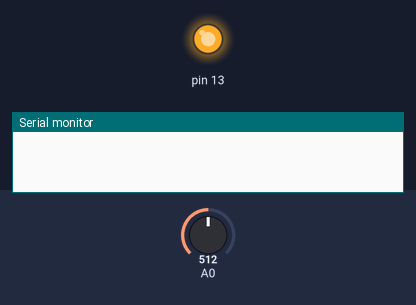
Bench run of a sketch on a simulated Arduino Uno, built with avr-gcc and run on an emulated ATmega328P. On the bench: output pins drawn as LEDs (lit = HIGH), the last lines printed to the serial monitor. Inputs (shaded band) come from the test bench; at power-on: A0 = 512.

Above: at 1.0 s.
At 17.0 s:
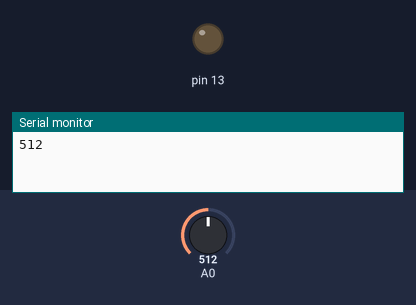
Timing chart, 0 to 41.7 s (numbered marks = the images above):
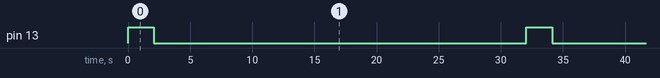

Measured:
- by itself, pin 13: alternates HIGH for 2.1 s and LOW for 30.0 s

The sketch:

moisture.ino
```cpp
/*
  Monitors the moisture level on a YL-38 and moisture sensor and
  YL-69 probe.

  This example will only power the probe for the few seconds a
  reading is made, the remaining time it is powered down (as
  various posts indicate these probes will corrode over time,
  much faster if left powered 100% of the time).

  My wiring relies on a transistor to switch the power to
  the sensor, you can attemp to connect your sensor directly
  to the digital pin (I wasn't getting accurate readings).

  This code is in the public domain.

  modified 2016-04-27
  by Jon DeYoung
 */

#include <MoistureSensor.h>

int numReadings = 50;
MoistureSensor ms(A0, numReadings);

const int DELAY = 30 * 1000;

void setup() {
  Serial.begin(9600);
  pinMode(13, OUTPUT);
}

void loop() {

  digitalWrite(13, HIGH);

  // let the sensor warm up, the initial readings are not
  // very accurate
  delay(2000);

  for (int i = 0; i < numReadings; i++) {
    ms.reset();
    ms.read();
    delay(1);
  }

  Serial.println(ms.getSmoothedReading());

  digitalWrite(13, LOW);
  delay(DELAY);
}
```
